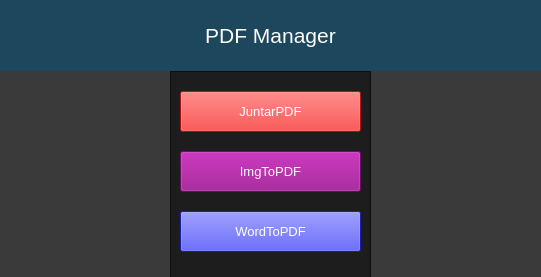
<?xml version="1.0" encoding="UTF-8"?>
<ui version="4.0">
 <class>designMenu</class>
 <widget class="QMainWindow" name="designMenu">
  <property name="geometry">
   <rect>
    <x>0</x>
    <y>0</y>
    <width>541</width>
    <height>277</height>
   </rect>
  </property>
  <property name="cursor">
   <cursorShape>ArrowCursor</cursorShape>
  </property>
  <property name="windowTitle">
   <string>PDF Manager</string>
  </property>
  <property name="styleSheet">
   <string notr="true">background-color: rgb(58, 58, 58);</string>
  </property>
  <widget class="QWidget" name="centralwidget">
   <widget class="QLabel" name="label">
    <property name="geometry">
     <rect>
      <x>0</x>
      <y>0</y>
      <width>541</width>
      <height>71</height>
     </rect>
    </property>
    <property name="mouseTracking">
     <bool>true</bool>
    </property>
    <property name="styleSheet">
     <string notr="true">background-color: rgba(0, 85, 127, 0.5);</string>
    </property>
    <property name="text">
     <string>&lt;html&gt;&lt;head/&gt;&lt;body&gt;&lt;p&gt;&lt;span style=&quot; font-size:16pt; color:#ffffff;&quot;&gt;PDF Manager&lt;/span&gt;&lt;/p&gt;&lt;/body&gt;&lt;/html&gt;</string>
    </property>
    <property name="alignment">
     <set>Qt::AlignCenter</set>
    </property>
   </widget>
   <widget class="QFrame" name="frame">
    <property name="geometry">
     <rect>
      <x>170</x>
      <y>71</y>
      <width>201</width>
      <height>291</height>
     </rect>
    </property>
    <property name="styleSheet">
     <string notr="true">background-color: rgba(0, 0, 0, 0.5);</string>
    </property>
    <property name="frameShape">
     <enum>QFrame::StyledPanel</enum>
    </property>
    <property name="frameShadow">
     <enum>QFrame::Raised</enum>
    </property>
    <widget class="QPushButton" name="btnJuntarPdf">
     <property name="geometry">
      <rect>
       <x>10</x>
       <y>20</y>
       <width>181</width>
       <height>41</height>
      </rect>
     </property>
     <property name="font">
      <font>
       <pointsize>10</pointsize>
      </font>
     </property>
     <property name="styleSheet">
      <string notr="true">background-color: rgba(255, 0, 0, 0.7);
color: rgb(255, 255, 255);</string>
     </property>
     <property name="text">
      <string>JuntarPDF</string>
     </property>
    </widget>
    <widget class="QPushButton" name="btnImgToPdf">
     <property name="geometry">
      <rect>
       <x>10</x>
       <y>80</y>
       <width>181</width>
       <height>41</height>
      </rect>
     </property>
     <property name="font">
      <font>
       <pointsize>10</pointsize>
      </font>
     </property>
     <property name="styleSheet">
      <string notr="true">background-color: rgba(147, 6, 133, 0.7);
color: rgb(255, 255, 255);</string>
     </property>
     <property name="text">
      <string>ImgToPDF</string>
     </property>
    </widget>
    <widget class="QPushButton" name="btnWordToPdf">
     <property name="geometry">
      <rect>
       <x>10</x>
       <y>140</y>
       <width>181</width>
       <height>41</height>
      </rect>
     </property>
     <property name="font">
      <font>
       <pointsize>10</pointsize>
      </font>
     </property>
     <property name="styleSheet">
      <string notr="true">background-color: rgba(8, 12, 255, 0.7);
color: rgb(255, 255, 255);</string>
     </property>
     <property name="text">
      <string>WordToPDF</string>
     </property>
    </widget>
   </widget>
  </widget>
 </widget>
 <resources/>
 <connections/>
</ui>
